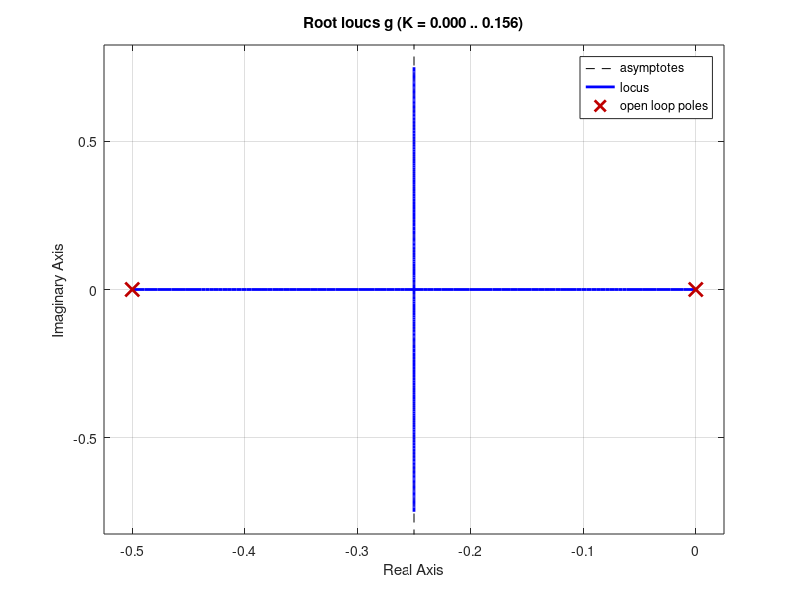
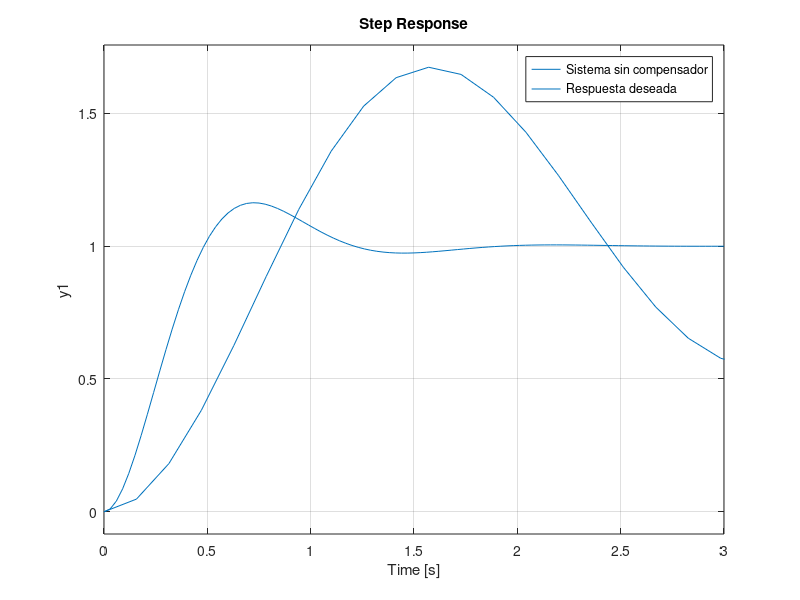
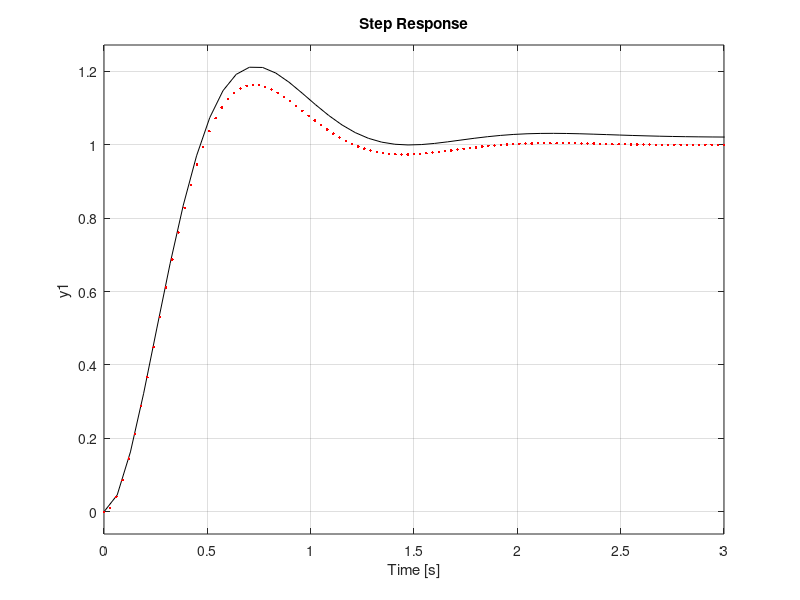
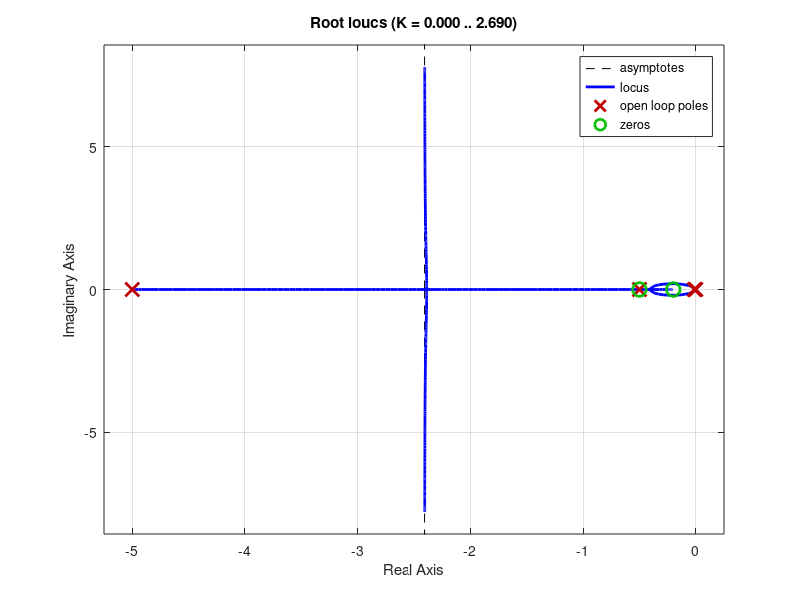

MATLAB code for these plots, in order:
clc
clear
close all

%--------proceso---
g=tf(4,[1 0.5 0]);
rlocus(g)
g_r=feedback(g,1);
[p z]=pzmap(g_r)
figure
step(g_r)

hold on

%-----deseado---
s1= -2.5+4.33*i;
wn=5;
e=0.5;
k=1;
sis_d=tf(k*wn^2,[1 2*e*wn wn^2])
[p z]=pzmap(sis_d)
step(sis_d)
legend('Sistema sin compensador','Respuesta deseada')

%--------angulo faltante------
t1=90+atand(2.5/4.33);
t2=90+atand(2/4.33);
t1+t2
af=-180+t1+t2

cond_ang= rad2deg(angle(4/(s1*(s1+0.5))))
af= 180-cond_ang;
%angulo del cero para el adelanto
phi=90+atand(2/4.33);
t3=phi-af
x=4.33*tand(-30);%4.33/tand(t3)
z1=0.5;
p1=5;

%---------econtrando K----

num=4*(s1+z1);
den=s1*(s1+0.5)*(s1+p1);
div=abs(num/den);
K=1/div;


%----------red de atraso----7

z2=0.2; %0.2
num=s1+z2;
p2=z2/16;
den=s1+p2;
div2=abs(num/den); % verificamos que la magnitud sea
%aprox 1.

%verificamos angulo entre -5° y 0°
t4=90+atand((2.5-p2)/4.33);
phi2=90+atand((2.5-z2)/4.33);
phi2-t4

%-----------controlador completo--

g_c=K*tf([1 z1],[1 p1])*tf([1 z2],[1 p2])

s_c=feedback(g_c*g,1);
[p z] = pzmap(s_c)
figure
step(s_c,'k')
hold on 
step(sis_d,'.r')

figure
rlocus(g_c*g)

figure
pzmap(s_c)


%-----------amplificadores operacionales
C1=10e-6;
C2=C1;
R1c=1/(p1*C1);
R2c=1/(z2*C2);
R3c=1/(z1*C1)-R1c;
R4c=1/(p2*C2)-R2c;

a=R2c*R4c*(R1c+R3c)/(R1c*R3c*(R2c+R4c));
R5c=10e3;
R6c=K*R5c/a;

R1=10e3;
R2=R1;
R3=R1;
R4=R1;
